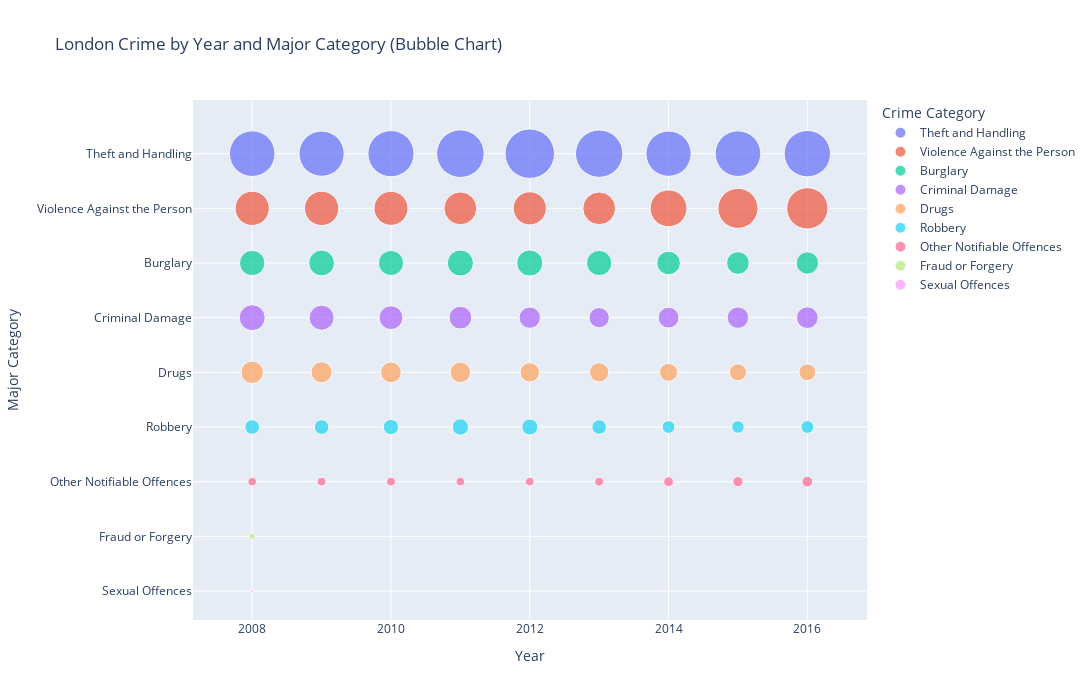

Notebook cell for this chart:
### Code cell
import plotly.express as px

# Aggregate by year and major category
df_crime_cat_year = (
    df_london_crime
    .groupby(['year', 'major_category'])['value']
    .sum()
    .reset_index()
)

# Sort categories by total crime for cleaner Y-axis order
category_order = (
    df_crime_cat_year.groupby("major_category")["value"]
    .sum()
    .sort_values(ascending=False)
    .index
    .tolist()
)

# Bubble chart (better sizing + wider layout)
fig = px.scatter(
    df_crime_cat_year,
    x="year",
    y="major_category",
    size="value",
    color="major_category",
    hover_name="major_category",
    category_orders={"major_category": category_order},
    title="London Crime by Year and Major Category (Bubble Chart)",
    size_max=35,  # smaller bubbles
    height=700,
    width=1200
)

fig.update_layout(
    yaxis=dict(title="Major Category"),
    xaxis=dict(title="Year"),
    legend_title="Crime Category"
)

fig.show()

### Figure 1 — Plotly figure (JSON) as saved in the notebook; plotly's stock layout.template omitted (floating-point values rounded to 4 significant figures)
{"data": [{"hovertemplate": "<b>%{hovertext}</b><br><br>major_category=%{y}<br>year=%{x}<br>value=%{marker.size}<extra></extra>", "hovertext": ["Theft and Handling", "Theft and Handling", "Theft and Handling", "Theft and Handling", "Theft and Handling", "Theft and Handling", "Theft and Handling", "Theft and Handling", "Theft and Handling"], "legendgroup": "Theft and Handling", "marker": {"color": "#636efa", "size": [283692, 279492, 290924, 309292, 334054, 306372, 279880, 284022, 294133], "sizemode": "area", "sizeref": 272.7, "symbol": "circle"}, "mode": "markers", "name": "Theft and Handling", "orientation": "h", "showlegend": true, "type": "scatter", "x": [2008, 2009, 2010, 2011, 2012, 2013, 2014, 2015, 2016], "xaxis": "x", "y": ["Theft and Handling", "Theft and Handling", "Theft and Handling", "Theft and Handling", "Theft and Handling", "Theft and Handling", "Theft and Handling", "Theft and Handling", "Theft and Handling"], "yaxis": "y"}, {"hovertemplate": "<b>%{hovertext}</b><br><br>major_category=%{y}<br>year=%{x}<br>value=%{marker.size}<extra></extra>", "hovertext": ["Violence Against the Person", "Violence Against the Person", "Violence Against the Person", "Violence Against the Person", "Violence Against the Person", "Violence Against the Person", "Violence Against the Person", "Violence Against the Person", "Violence Against the Person"], "legendgroup": "Violence Against the Person", "marker": {"color": "#EF553B", "size": [159844, 160777, 157894, 146901, 150014, 146181, 185349, 218740, 232381], "sizemode": "area", "sizeref": 272.7, "symbol": "circle"}, "mode": "markers", "name": "Violence Against the Person", "orientation": "h", "showlegend": true, "type": "scatter", "x": [2008, 2009, 2010, 2011, 2012, 2013, 2014, 2015, 2016], "xaxis": "x", "y": ["Violence Against the Person", "Violence Against the Person", "Violence Against the Person", "Violence Against the Person", "Violence Against the Person", "Violence Against the Person", "Violence Against the Person", "Violence Against the Person", "Violence Against the Person"], "yaxis": "y"}, {"hovertemplate": "<b>%{hovertext}</b><br><br>major_category=%{y}<br>year=%{x}<br>value=%{marker.size}<extra></extra>", "hovertext": ["Burglary", "Burglary", "Burglary", "Burglary", "Burglary", "Burglary", "Burglary", "Burglary", "Burglary"], "legendgroup": "Burglary", "marker": {"color": "#00cc96", "size": [88092, 90619, 86826, 93315, 93392, 87222, 76053, 70489, 68285], "sizemode": "area", "sizeref": 272.7, "symbol": "circle"}, "mode": "markers", "name": "Burglary", "orientation": "h", "showlegend": true, "type": "scatter", "x": [2008, 2009, 2010, 2011, 2012, 2013, 2014, 2015, 2016], "xaxis": "x", "y": ["Burglary", "Burglary", "Burglary", "Burglary", "Burglary", "Burglary", "Burglary", "Burglary", "Burglary"], "yaxis": "y"}, {"hovertemplate": "<b>%{hovertext}</b><br><br>major_category=%{y}<br>year=%{x}<br>value=%{marker.size}<extra></extra>", "hovertext": ["Criminal Damage", "Criminal Damage", "Criminal Damage", "Criminal Damage", "Criminal Damage", "Criminal Damage", "Criminal Damage", "Criminal Damage", "Criminal Damage"], "legendgroup": "Criminal Damage", "marker": {"color": "#ab63fa", "size": [91872, 85565, 77897, 70914, 62158, 56206, 59279, 62976, 64071], "sizemode": "area", "sizeref": 272.7, "symbol": "circle"}, "mode": "markers", "name": "Criminal Damage", "orientation": "h", "showlegend": true, "type": "scatter", "x": [2008, 2009, 2010, 2011, 2012, 2013, 2014, 2015, 2016], "xaxis": "x", "y": ["Criminal Damage", "Criminal Damage", "Criminal Damage", "Criminal Damage", "Criminal Damage", "Criminal Damage", "Criminal Damage", "Criminal Damage", "Criminal Damage"], "yaxis": "y"}, {"hovertemplate": "<b>%{hovertext}</b><br><br>major_category=%{y}<br>year=%{x}<br>value=%{marker.size}<extra></extra>", "hovertext": ["Drugs", "Drugs", "Drugs", "Drugs", "Drugs", "Drugs", "Drugs", "Drugs", "Drugs"], "legendgroup": "Drugs", "marker": {"color": "#FFA15A", "size": [68804, 60549, 58674, 57550, 51776, 50278, 44435, 39785, 38914], "sizemode": "area", "sizeref": 272.7, "symbol": "circle"}, "mode": "markers", "name": "Drugs", "orientation": "h", "showlegend": true, "type": "scatter", "x": [2008, 2009, 2010, 2011, 2012, 2013, 2014, 2015, 2016], "xaxis": "x", "y": ["Drugs", "Drugs", "Drugs", "Drugs", "Drugs", "Drugs", "Drugs", "Drugs", "Drugs"], "yaxis": "y"}, {"hovertemplate": "<b>%{hovertext}</b><br><br>major_category=%{y}<br>year=%{x}<br>value=%{marker.size}<extra></extra>", "hovertext": ["Robbery", "Robbery", "Robbery", "Robbery", "Robbery", "Robbery", "Robbery", "Robbery", "Robbery"], "legendgroup": "Robbery", "marker": {"color": "#19d3f3", "size": [29627, 29568, 32341, 36679, 35260, 29337, 22150, 21383, 22528], "sizemode": "area", "sizeref": 272.7, "symbol": "circle"}, "mode": "markers", "name": "Robbery", "orientation": "h", "showlegend": true, "type": "scatter", "x": [2008, 2009, 2010, 2011, 2012, 2013, 2014, 2015, 2016], "xaxis": "x", "y": ["Robbery", "Robbery", "Robbery", "Robbery", "Robbery", "Robbery", "Robbery", "Robbery", "Robbery"], "yaxis": "y"}, {"hovertemplate": "<b>%{hovertext}</b><br><br>major_category=%{y}<br>year=%{x}<br>value=%{marker.size}<extra></extra>", "hovertext": ["Other Notifiable Offences", "Other Notifiable Offences", "Other Notifiable Offences", "Other Notifiable Offences", "Other Notifiable Offences", "Other Notifiable Offences", "Other Notifiable Offences", "Other Notifiable Offences", "Other Notifiable Offences"], "legendgroup": "Other Notifiable Offences", "marker": {"color": "#FF6692", "size": [10112, 10644, 10768, 10264, 10675, 10811, 13037, 14229, 15809], "sizemode": "area", "sizeref": 272.7, "symbol": "circle"}, "mode": "markers", "name": "Other Notifiable Offences", "orientation": "h", "showlegend": true, "type": "scatter", "x": [2008, 2009, 2010, 2011, 2012, 2013, 2014, 2015, 2016], "xaxis": "x", "y": ["Other Notifiable Offences", "Other Notifiable Offences", "Other Notifiable Offences", "Other Notifiable Offences", "Other Notifiable Offences", "Other Notifiable Offences", "Other Notifiable Offences", "Other Notifiable Offences", "Other Notifiable Offences"], "yaxis": "y"}, {"hovertemplate": "<b>%{hovertext}</b><br><br>major_category=%{y}<br>year=%{x}<br>value=%{marker.size}<extra></extra>", "hovertext": ["Fraud or Forgery", "Fraud or Forgery", "Fraud or Forgery", "Fraud or Forgery", "Fraud or Forgery", "Fraud or Forgery", "Fraud or Forgery", "Fraud or Forgery", "Fraud or Forgery"], "legendgroup": "Fraud or Forgery", "marker": {"color": "#B6E880", "size": [5325, 0, 0, 0, 0, 0, 0, 0, 0], "sizemode": "area", "sizeref": 272.7, "symbol": "circle"}, "mode": "markers", "name": "Fraud or Forgery", "orientation": "h", "showlegend": true, "type": "scatter", "x": [2008, 2009, 2010, 2011, 2012, 2013, 2014, 2015, 2016], "xaxis": "x", "y": ["Fraud or Forgery", "Fraud or Forgery", "Fraud or Forgery", "Fraud or Forgery", "Fraud or Forgery", "Fraud or Forgery", "Fraud or Forgery", "Fraud or Forgery", "Fraud or Forgery"], "yaxis": "y"}, {"hovertemplate": "<b>%{hovertext}</b><br><br>major_category=%{y}<br>year=%{x}<br>value=%{marker.size}<extra></extra>", "hovertext": ["Sexual Offences", "Sexual Offences", "Sexual Offences", "Sexual Offences", "Sexual Offences", "Sexual Offences", "Sexual Offences", "Sexual Offences", "Sexual Offences"], "legendgroup": "Sexual Offences", "marker": {"color": "#FF97FF", "size": [1273, 0, 0, 0, 0, 0, 0, 0, 0], "sizemode": "area", "sizeref": 272.7, "symbol": "circle"}, "mode": "markers", "name": "Sexual Offences", "orientation": "h", "showlegend": true, "type": "scatter", "x": [2008, 2009, 2010, 2011, 2012, 2013, 2014, 2015, 2016], "xaxis": "x", "y": ["Sexual Offences", "Sexual Offences", "Sexual Offences", "Sexual Offences", "Sexual Offences", "Sexual Offences", "Sexual Offences", "Sexual Offences", "Sexual Offences"], "yaxis": "y"}], "layout": {"height": 700, "legend": {"itemsizing": "constant", "title": {"text": "Crime Category"}, "tracegroupgap": 0}, "title": {"text": "London Crime by Year and Major Category (Bubble Chart)"}, "width": 1200, "xaxis": {"anchor": "y", "domain": [0, 1], "title": {"text": "Year"}}, "yaxis": {"anchor": "x", "categoryarray": ["Sexual Offences", "Fraud or Forgery", "Other Notifiable Offences", "Robbery", "Drugs", "Criminal Damage", "Burglary", "Violence Against the Person", "Theft and Handling"], "categoryorder": "array", "domain": [0, 1], "title": {"text": "Major Category"}}}}
